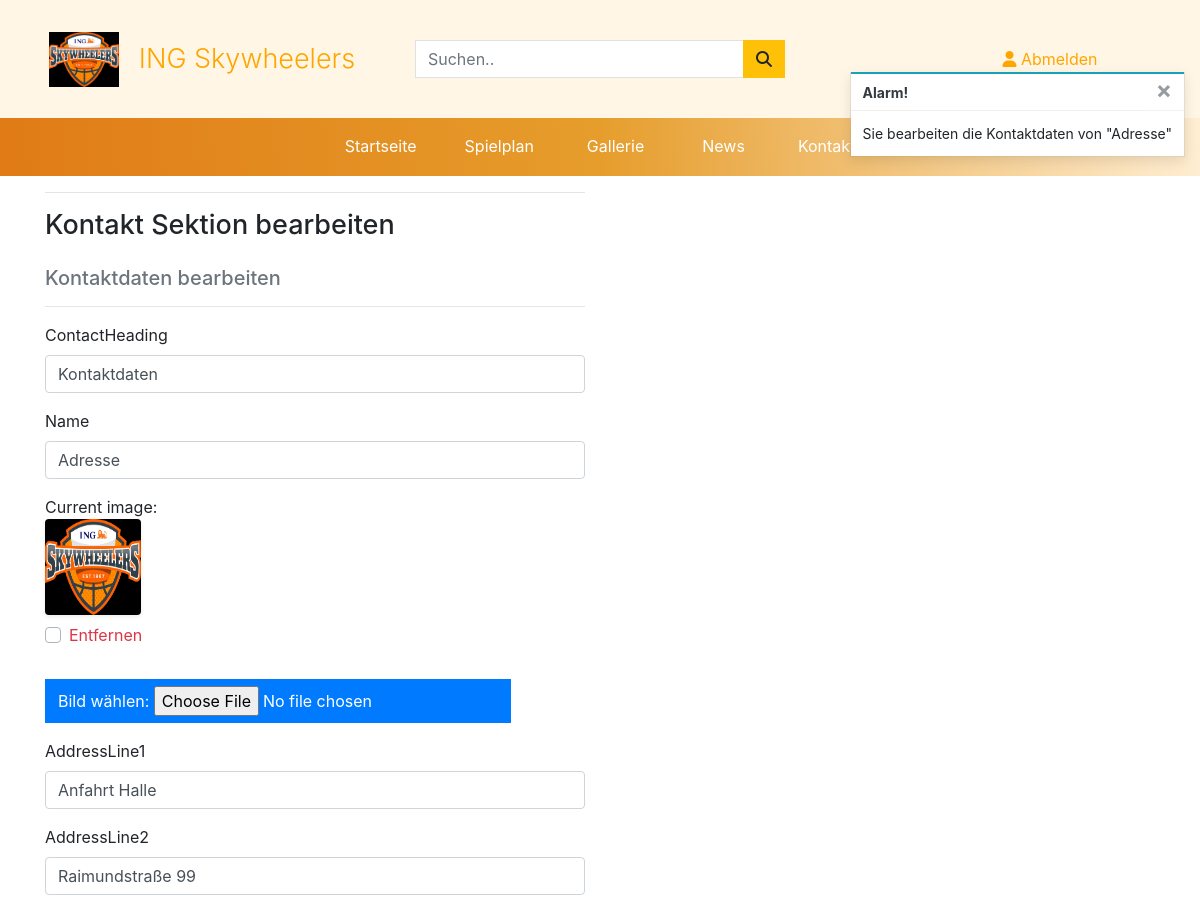
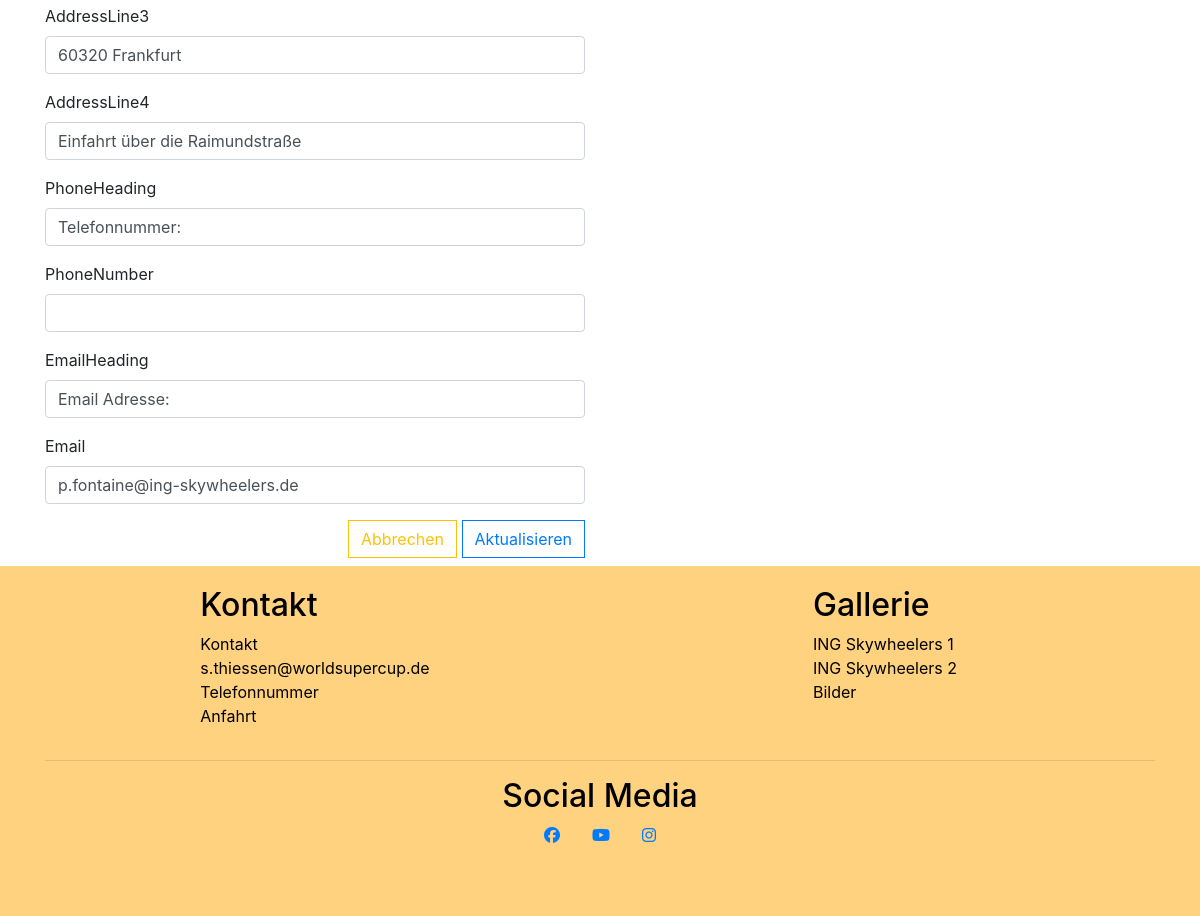
The app's page /kontakt/bearbeiten/1/ (signed in) with its own data (2 pictures, top to bottom).
### contact/models.py (models this page shows)
class ContactInfo(models.Model):
    contactHeading = models.CharField(max_length=100, null=False, blank=False, default='')
    name = models.CharField(max_length=100, null=False, blank=False, default='')
    image = models.ImageField(null=False, blank=False)
    addressLine1 = models.CharField(max_length=100, null=True, blank=True, default='')
    addressLine2 = models.CharField(max_length=100, null=True, blank=True, default='')
    addressLine3 = models.CharField(max_length=100, null=True, blank=True, default='')
    addressLine4 = models.CharField(max_length=100, null=True, blank=True, default='')
    phoneHeading = models.CharField(max_length=40, null=True, blank=True, default='')
    phoneNumber =  models.CharField(max_length=20, null=True, blank=True, default='')
    emailHeading = models.CharField(max_length=20, null=True, blank=True, default='')
    email = models.EmailField(max_length=100, null=True, blank=True, default='')

### contact/views.py (the view)
# urls.py: path('bearbeiten/<int:contact_id>/', views.edit_contact_info, name='edit_contact_person')
@login_required
def edit_contact_info(request, contact_id):
    if not request.user.is_superuser:
        messages.error(request, "Verzeihung! Nur Besitzer dieser Website können das machen.")
        return redirect(reverse('contactPage'))
    contact_info = get_object_or_404(ContactInfo, pk=contact_id)
    if request.method == 'POST':
        form = ContactInfoForm(request.POST, request.FILES, instance=contact_info)
        if form.is_valid():
            form.save()
            messages.success(request, 'Die Information der Kontaktsperson wurde erfolgreich aktualisiert!')
            return redirect(reverse('contactPage'))
        else:
            messages.error(request, 'Es ist ein Fehler aufgetreten. Bitte stellen Sie sicher, dass das Formular gültig ist.')
    else:
        form = ContactInfoForm(instance=contact_info)
        messages.info(request, f'Sie bearbeiten die Kontaktdaten von "{contact_info.name}"')
    context = {
        'form': form,
        'contact_info': contact_info
    }
    return render(request, 'contact/edit-contact.html', context)

### contact/forms.py
class ContactInfoForm(forms.ModelForm):
    class Meta:
        model = ContactInfo
        fields = '__all__'
    image = forms.ImageField(label='Bild', required=False, widget=CustomClearableFileInput)
    def __init__(self, *args, **kwargs):
        super().__init__(*args, **kwargs)
        product = ContactInfo.objects.all()

### contact/templates/contact/edit-contact.html (shortened to what this page needs)
{% extends 'base.html' %}
{% block content %}
{% load crispy_forms_tags %}
<section>
    <div class="container">
        <div class="row">
            <div class="col-12 col-md-6">
                <hr>
                <h1 class="logo-font mb-4">Kontakt Sektion bearbeiten</h1>
                <h5 class="text-muted">Kontaktdaten bearbeiten</h5>
                <hr>
            </div>
        </div>
        <div class="row">
            <div class="col-12 col-md-6">
                <form class="form mb-2" action="{% url 'edit_contact_person' contact_info.id %}" method="post" enctype="multipart/form-data">
                    {% for field in form %}
                        {% if field.name != 'image' %}
                            {{ field | as_crispy_field }}
                        {% else %}
                            {{ field }}
                        {% endif %}
                    {% endfor %}
                    <div class="text-right">
                        <a href="{% url 'contactPage' %}" class="btn btn-outline-warning rounded-0">Abbrechen</a>
                        <button class="btn btn-outline-primary rounded-0" type="submit">Aktualisieren</button>
                    </div>
                </form>
            </div>
        </div>
    </div>
</section>
{% endblock %}

### static/css/base.css (style rules this page uses)
.logo-font { font-size: 20px; }
@media (min-width: 991px) { .logo-font { font-size: 27px; } }

### records on screen
ContactInfo: contactHeading "Kontaktdaten" "Adresse" "Anfahrt Halle" "Raimundstraße 99" "60320 Frankfurt" "Einfahrt über die Raimundstraße" "Telefonnummer:" "Email Adresse:" "p.fontaine@ing-skywheelers.de"

### other values on screen
{{ message }} "Sie bearbeiten die Kontaktdaten von \"Adresse\""
{{ widget.initial_text }} "Current image"
{{ widget.clear_checkbox_label }} "Entfernen"
